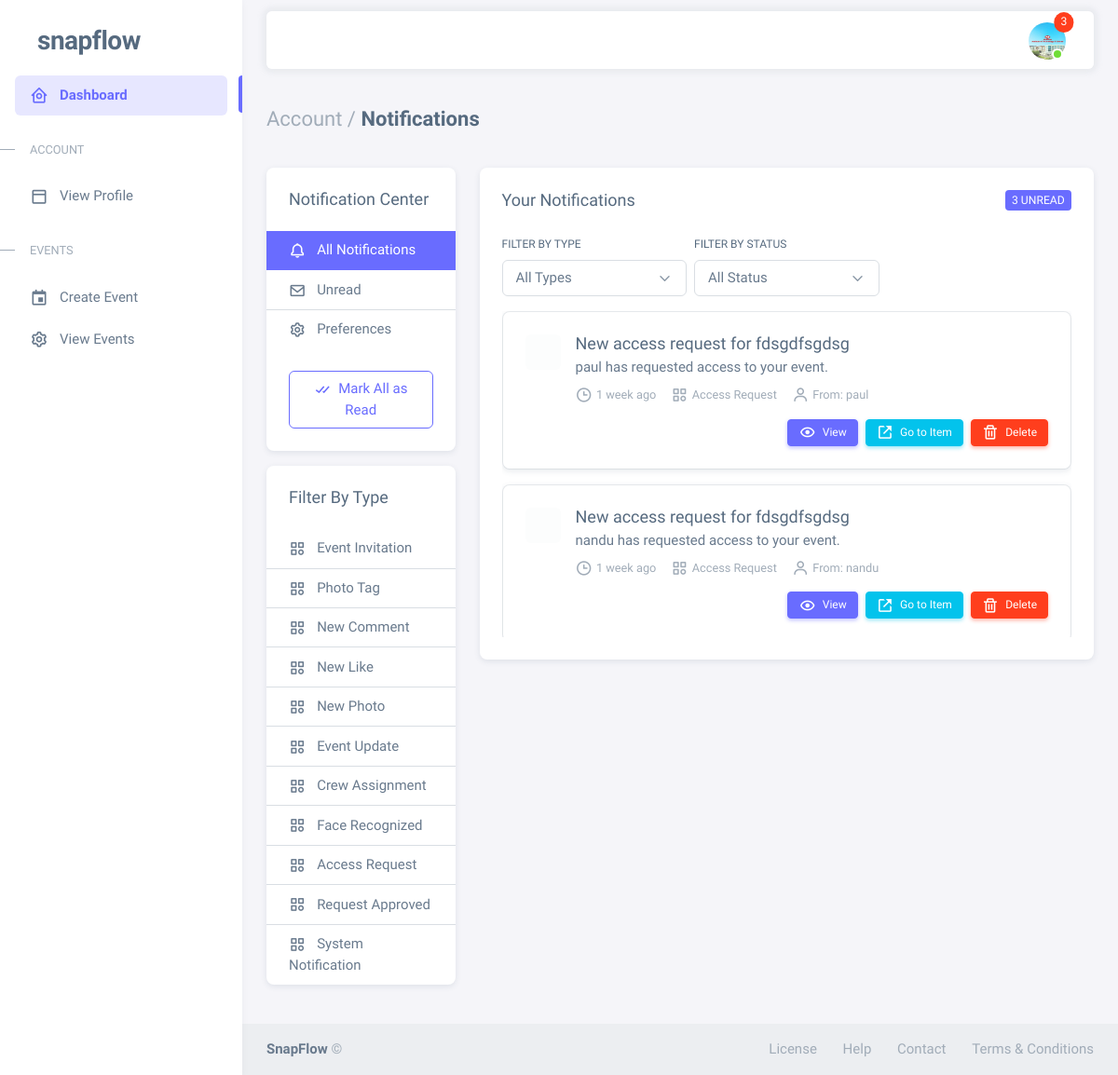
The app's page /notifications/ (signed in) with its own data.
### users/models.py (models this page shows, shortened)
class CustomUser(AbstractUser):
    class Roles(models.TextChoices):
        ORGANIZER = 'ORGANIZER', _('Event Organizer')
        PHOTOGRAPHER = 'PHOTOGRAPHER', _('Photographer')
        PARTICIPANT = 'PARTICIPANT', _('Event Participant')
    class ParticipantTypes(models.TextChoices):
        GUEST = 'GUEST', _('Guest')
        FAMILY = 'FAMILY', _('Family')
        FRIEND = 'FRIEND', _('Friend')
        WINNER = 'WINNER', _('Winner')
        OTHER = 'OTHER', _('Other')
    class PhotographerRoles(models.TextChoices):
        LEAD = 'LEAD', _('Lead Photographer')
        ASSISTANT = 'ASSISTANT', _('Assistant Photographer')
        SECONDARY = 'SECONDARY', _('Secondary Photographer')
    role = models.CharField(
        max_length=20,
        choices=Roles.choices,
        null=True,
        blank=False
    )
    avatar = models.ImageField(
        upload_to='user_avatars/',
        validators=[FileExtensionValidator(['jpg', 'jpeg', 'png'])],
        null=True,
        blank=True
    )
    phone_number = models.CharField(max_length=15, blank=True)
    company_name = models.CharField(max_length=100, blank=True)
    website = models.URLField(blank=True)
    portfolio_url = models.URLField(blank=True)
    photographer_role = models.CharField(
        max_length=20,
        choices=PhotographerRoles.choices,
        blank=True
    )
    watermark = models.ImageField(
        upload_to='photographer_watermarks/',
        validators=[FileExtensionValidator(['png'])],
        null=True,
        blank=True
    )
    participant_type = models.CharField(
        max_length=20,
        choices=ParticipantTypes.choices,
        blank=True
    )
    image_visibility = models.CharField(
        max_length=20,
        choices=[
            ('PUBLIC', 'Public'),
            ('PRIVATE', 'Private'),
            ('EVENT_ONLY', 'Event Only')
        ],
        default='PRIVATE'
    )
    blur_requested = models.BooleanField(default=False)
    remove_requested = models.BooleanField(default=False)
    is_verified = models.BooleanField(default=False)

### notifications/models.py (models this page shows, shortened)
class Notification(models.Model):
    NOTIFICATION_TYPES = (
        ('event_invite', 'Event Invitation'),
        ('photo_tag', 'Photo Tag'),
        ('comment', 'New Comment'),
        ('like', 'New Like'),
        ('new_photo', 'New Photo'),
        ('event_update', 'Event Update'),
        ('crew_assignment', 'Crew Assignment'),
        ('face_recognized', 'Face Recognized'),
        ('access_request', 'Access Request'),
        ('request_approved', 'Request Approved'),
        ('system', 'System Notification'),
    )
    recipient = models.ForeignKey(settings.AUTH_USER_MODEL, on_delete=models.CASCADE, related_name='notifications')
    from_user = models.ForeignKey(settings.AUTH_USER_MODEL, on_delete=models.SET_NULL,
                                  related_name='sent_notifications', null=True, blank=True)
    notification_type = models.CharField(max_length=30, choices=NOTIFICATION_TYPES)
    title = models.CharField(max_length=255)
    message = models.TextField()
    content_type = models.ForeignKey(ContentType, on_delete=models.CASCADE, null=True, blank=True)
    object_id = models.PositiveIntegerField(null=True, blank=True)
    content_object = GenericForeignKey('content_type', 'object_id')
    action_url = models.CharField(max_length=255, blank=True, null=True)
    is_read = models.BooleanField(default=False)
    is_email_sent = models.BooleanField(default=False)
    created_at = models.DateTimeField(auto_now_add=True)
    updated_at = models.DateTimeField(auto_now=True)
    class Meta:
        ordering = ['-created_at']
    def get_icon_class(self):
        icon_map = {
            'event_invite': 'fa-calendar-plus',
            'photo_tag': 'fa-tag',
            'comment': 'fa-comment',
            'like': 'fa-heart',
            'new_photo': 'fa-image',
            'event_update': 'fa-calendar-alt',
            'crew_assignment': 'fa-users',
            'face_recognized': 'fa-user-check',
            'access_request': 'fa-unlock-alt',
            'request_approved': 'fa-check-circle',
            'system': 'fa-bell',
        }
        return icon_map.get(self.notification_type, 'fa-bell')

### notifications/views.py (the view)
# urls.py: path('', views.notification_list, name='list'),
@login_required
def notification_list(request):
    notifications = Notification.objects.filter(recipient=request.user)
    notification_type = request.GET.get('type')
    if notification_type:
        notifications = notifications.filter(notification_type=notification_type)
    read_status = request.GET.get('status')
    if read_status == 'unread':
        notifications = notifications.filter(is_read=False)
    elif read_status == 'read':
        notifications = notifications.filter(is_read=True)
    paginator = Paginator(notifications, 10)
    page_number = request.GET.get('page', 1)
    page_obj = paginator.get_page(page_number)
    unread_count = notifications.filter(is_read=False).count()
    notification_types = Notification.NOTIFICATION_TYPES
    return render(request, 'notifications/list.html', {
        'page_obj': page_obj,
        'unread_count': unread_count,
        'notification_types': notification_types,
        'current_type': notification_type,
        'current_status': read_status,
    })

### notifications/context_processors.py (called while the page is built)
def notification_processor(request):
    context = {
        'unread_notifications_count': 0,
        'recent_notifications': []
    }
    if request.user.is_authenticated:
        from .models import Notification
        context['unread_notifications_count'] = Notification.objects.filter(
            recipient=request.user,
            is_read=False
        ).count()
        context['recent_notifications'] = Notification.objects.filter(
            recipient=request.user
        ).order_by('-created_at')[:5]
    return context

### templates/notifications/list.html (shortened to what this page needs)
{% extends "notifications/base_notifications.html" %}
{% block notification_content %}
<div class="card">
  <div class="card-header">
    <div class="d-flex justify-content-between align-items-center">
      <h5 class="mb-0">Your Notifications</h5>
      {% if unread_count %}
        <span class="badge bg-primary">{{ unread_count }} unread</span>
      {% endif %}
    </div>
  </div>
  <div class="card-body">
    <div class="mb-3">
      <form method="get" class="row g-2">
        <div class="col-md-4">
          <label for="type-filter" class="form-label">Filter by type</label>
          <select id="type-filter" name="type" class="form-select" onchange="this.form.submit()">
            <option value="">All Types</option>
          </select>
        </div>
        <div class="col-md-4">
          <label for="status-filter" class="form-label">Filter by status</label>
          <select id="status-filter" name="status" class="form-select" onchange="this.form.submit()">
            <option value="">All Status</option>
          </select>
        </div>
        <div class="col-md-4 d-flex align-items-end">
        </div>
      </form>
    </div>
    <div class="notification-list">
      {% if page_obj %}
        {% for notification in page_obj %}
          <div class="card mb-3 border {% if not notification.is_read %}border-primary{% else %}border-light{% endif %}" id="notification-{{ notification.id }}">
            <div class="card-body">
              <div class="d-flex">
                <div class="flex-shrink-0 me-3">
                  <div class="avatar {% if not notification.is_read %}bg-primary{% else %}bg-light{% endif %} p-2 rounded">
                  </div>
                </div>
                <div class="flex-grow-1">
                  <h5 class="mb-1">{{ notification.title }}</h5>
                  <p class="mb-2">{{ notification.message }}</p>
                  <div class="d-flex flex-wrap text-muted small mb-2">
                    <span class="me-3"><i class="bx bx-time me-1"></i>{{ notification.created_at|timesince }} ago</span>
                    <span class="me-3"><i class="bx bx-category me-1"></i>{{ notification.get_notification_type_display }}</span>
                    {% if notification.from_user %}
                      <span><i class="bx bx-user me-1"></i>From: {{ notification.from_user.get_full_name|default:notification.from_user.username }}</span>
                    {% endif %}
                  </div>
                </div>
              </div>
              <div class="d-flex justify-content-end gap-2 mt-2">
                <a href="{% url 'notifications:detail' notification.id %}" class="btn btn-sm btn-primary">
                  <i class="bx bx-show me-1"></i> View
                </a>
                <a href="{% url 'notifications:detail' notification.id %}?redirect=target" class="btn btn-sm btn-info">
                  <i class="bx bx-link-external me-1"></i> Go to Item
                </a>
                <form method="post" action="{% url 'notifications:delete' notification.id %}" class="d-inline delete-form" onsubmit="return confirm('Are you sure you want to delete this notification?');">
                  <button type="submit" class="btn btn-sm btn-danger">
                    <i class="bx bx-trash me-1"></i> Delete
                  </button>
                </form>
              </div>
            </div>
          </div>
        {% endfor %}
      {% else %}
        <div class="text-center py-5">
          <i class="fas fa-bell-slash fa-3x text-muted mb-3"></i>
          <h5>You don't have any notifications yet</h5>
          <p class="text-muted">Notifications will appear here when you receive them</p>
        </div>
      {% endif %}
    </div>
  </div>
</div>
{% endblock %}

### templates/users/db_base.html (shortened to what this page needs)
{% load static %}
<!DOCTYPE html>
<html
  lang="en"
  class="light-style layout-menu-fixed"
  dir="ltr"
  data-theme="theme-default"
  data-assets-path="{% static 'users/assets/' %}"
  data-template="vertical-menu-template-free"
>
  <head>
    <link rel="stylesheet" href="{% static 'users/assets/vendor/fonts/boxicons.css' %}" />
    <link rel="stylesheet" href="{% static 'users/assets/vendor/css/core.css' %}" class="template-customizer-core-css" />
    <link rel="stylesheet" href="{% static 'users/assets/vendor/css/theme-default.css' %}" class="template-customizer-theme-css" />
    <link rel="stylesheet" href="{% static 'users/assets/css/demo.css' %}" />
    <link rel="stylesheet" href="https://cdn.jsdelivr.net/npm/bootstrap-icons/font/bootstrap-icons.css">
    <link rel="stylesheet" href="{% static 'css/notifications.css' %}">
    <link rel="stylesheet" href="{% static 'users/assets/vendor/libs/perfect-scrollbar/perfect-scrollbar.css' %}" />
    <link rel="stylesheet" href="{% static 'users/assets/vendor/libs/apex-charts/apex-charts.css' %}" />
  </head>
  <body>
    <div class="layout-wrapper layout-content-navbar">
      <div class="layout-container">
<aside id="layout-menu" class="layout-menu menu-vertical menu bg-menu-theme">
    <div class="app-brand demo">
      <a href="{% url 'home:landing' %}" class="app-brand-link">
        <span class="app-brand-text demo menu-text fw-bolder ms-2">SnapFlow</span>
      </a>
    </div>
    <ul class="menu-inner py-1">
      <li class="menu-item active">
        <a href="{% url 'users:dashboard' %}" class="menu-link">
          <i class="menu-icon tf-icons bx bx-home-circle"></i>
          <div data-i18n="Analytics">Dashboard</div>
        </a>
      </li>
      <li class="menu-header small text-uppercase">
        <span class="menu-header-text">Account</span>
      </li>
      <li class="menu-item">
        <a href="{% url 'users:profile' %}" class="menu-link">
          <i class="menu-icon tf-icons bx bx-dock-top"></i>
          <div>View Profile</div>
        </a>
      </li>
      <li class="menu-header small text-uppercase">
        <span class="menu-header-text">Events</span>
      </li>
      {% if user.role == 'ORGANIZER' %}
        <li class="menu-item">
          <a href="{% url 'events:event_create' %}" class="menu-link">
            <i class="menu-icon tf-icons bx bx-calendar-event"></i>
            <div>Create Event</div>
          </a>
        </li>
        <li class="menu-item">
          <a href="{% url 'events:event_list' %}" class="menu-link">
            <i class="menu-icon tf-icons bx bx-cog"></i>
            <div>View Events</div>
          </a>
        </li>
      {% endif %}
    </ul>
  </aside>
        <div class="layout-page">
          <nav
            class="layout-navbar container-xxl navbar navbar-expand-xl navbar-detached align-items-center bg-navbar-theme"
            id="layout-navbar"
          >
            <div class="navbar-nav-right d-flex align-items-center" id="navbar-collapse">
              <ul class="navbar-nav flex-row align-items-center ms-auto">
<li class="nav-item navbar-dropdown dropdown-user dropdown">
  <a class="nav-link dropdown-toggle hide-arrow position-relative" href="{% url 'users:profile'  %}" data-bs-toggle="dropdown">
    <div class="avatar avatar-online">
      <img src="{{ user.avatar.url }}" alt class="w-px-40 h-px-40 rounded-circle object-fit-cover" />
      {% if unread_notifications_count > 0 %}
        <span class="position-absolute top-0 start-100 translate-middle badge rounded-pill bg-danger">
          {% if unread_notifications_count > 99 %}99+{% else %}{{ unread_notifications_count }}{% endif %}
        </span>
      {% endif %}
    </div>
  </a>
</li>
              </ul>
            </div>
          </nav>
        {% block content %}{% endblock content %}
              <section id="basic-footer">
                <footer class="footer bg-light">
                  <div
                    class="container-fluid d-flex flex-md-row flex-column justify-content-between align-items-md-center gap-1 container-p-x py-3"
                  >
                    <div>
                      <a
                        href="https://themeselection.com/demo/sneat-bootstrap-html-admin-template/landing/"
                        target="_blank"
                        class="footer-text fw-bolder"
                        >SnapFlow</a
                      >
                      ©
                    </div>
                    <div>
                      <a href="{% url 'home:maintanance' %}" class="footer-link me-4" target="_blank">License</a>
                      <a href="{% url 'home:maintanance' %}" class="footer-link me-4">Help</a>
                      <a href="{% url 'home:maintanance' %}" class="footer-link me-4">Contact</a>
                      <a href="{% url 'home:maintanance' %}" class="footer-link">Terms &amp; Conditions</a>
                    </div>
                  </div>
                </footer>
              </section>
          </div>
        </div>
      </div>
  </body>
</html>

### static/users/assets/css/demo.css (style rules this page uses)
.menu .app-brand.demo { height: 64px; margin-top: 12px; }
.app-brand-text.demo { font-size: 1.75rem; letter-spacing: -0.5px; text-transform: lowercase; }

### static/css/notifications.css (style rules this page uses)
.notification-list { max-height: 350px; overflow-y: auto; }

### records on screen
CustomUser: avatar (picture)
Notification: title "New access request for fdsgdfsgdsg", message "paul has requested access to your event.", created_at "1 week", notification_type "Access Request", from_user.get_full_name "paul"
Notification: title "New access request for fdsgdfsgdsg", message "nandu has requested access to your event.", created_at "1 week", notification_type "Access Request", from_user.get_full_name "nandu"

### other values on screen
{{ unread_notifications_count }} "3"
{{ type_label }} "Event Invitation" "Photo Tag" "New Comment" "New Like" "New Photo" "Event Update" "Crew Assignment" "Face Recognized" "Access Request" "Request Approved" "System Notification"
{{ unread_count }} "3"
